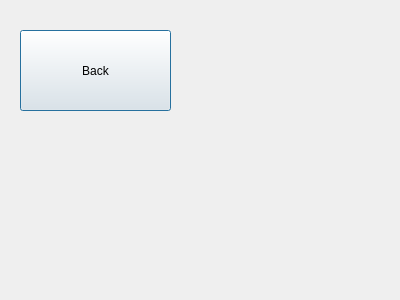
<?xml version="1.0" encoding="UTF-8"?>
<ui version="4.0">
 <class>testpage</class>
 <widget class="QDialog" name="testpage">
  <property name="geometry">
   <rect>
    <x>0</x>
    <y>0</y>
    <width>400</width>
    <height>300</height>
   </rect>
  </property>
  <property name="windowTitle">
   <string>Dialog</string>
  </property>
  <widget class="QPushButton" name="pushButton">
   <property name="geometry">
    <rect>
     <x>20</x>
     <y>30</y>
     <width>151</width>
     <height>81</height>
    </rect>
   </property>
   <property name="text">
    <string>Back</string>
   </property>
  </widget>
 </widget>
 <resources/>
 <connections/>
</ui>
